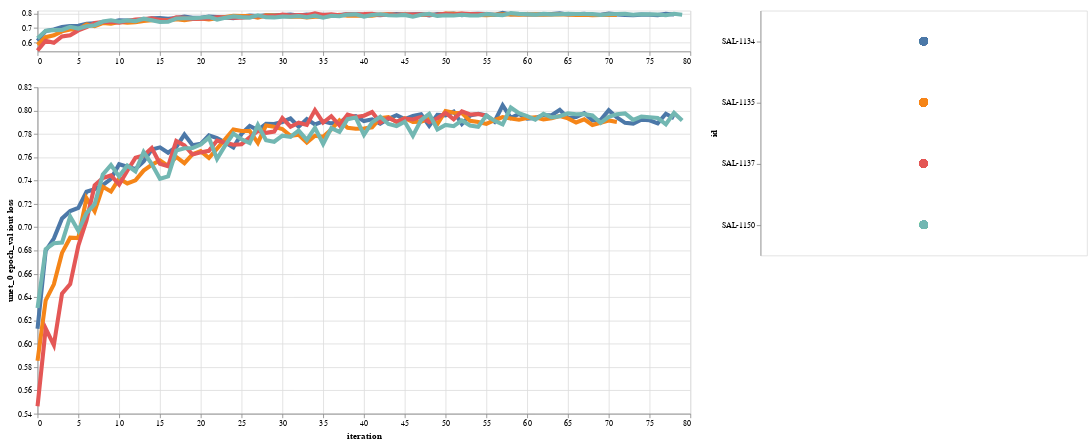

Write notebook code for a chart like this one.
### Markdown cell above
## Plot an interactive Altair chart.
Use `channel_curve_compare` from `neptunecontrib.viz`.

### Code cell
from neptunecontrib.viz.experiments import channel_curve_compare

channel_curve_compare(exp_df)

### Figure 1 — Vega-Lite specification as saved in the notebook (floating-point values rounded to 4 significant figures; data arrays with more than 128 entries replaced by an {"elided": "..."} marker saying what was removed)
{"$schema": "https://vega.github.io/schema/vega-lite/v2.6.0.json", "config": {"view": {"height": 300, "width": 400}}, "data": {"name": "data-ff5fda5162f47908f392795bdc0dfb88"}, "datasets": {"data-ff5fda5162f47908f392795bdc0dfb88": {"elided": "287 records"}}, "hconcat": [{"vconcat": [{"encoding": {"color": {"field": "id", "legend": null, "type": "nominal"}, "opacity": {"condition": {"selection": "selector003", "value": 1}, "value": 0}, "x": {"field": "x", "title": null, "type": "quantitative"}, "y": {"field": "y", "scale": {"zero": false}, "title": null, "type": "quantitative"}}, "height": 50, "mark": {"size": 5, "type": "line"}, "selection": {"selector002": {"encodings": ["x"], "mark": {"fill": "#333", "fillOpacity": 0.125, "stroke": "white"}, "on": "[mousedown, window:mouseup] > window:mousemove!", "resolve": "global", "translate": "[mousedown, window:mouseup] > window:mousemove!", "type": "interval", "zoom": "wheel!"}}, "width": 800}, {"height": 400, "layer": [{"encoding": {"color": {"field": "id", "legend": null, "type": "nominal"}, "opacity": {"condition": {"selection": "selector003", "value": 1}, "value": 0}, "x": {"field": "x", "title": "iteration", "type": "quantitative"}, "y": {"field": "y", "scale": {"zero": false}, "title": "unet_0 epoch_val iout loss", "type": "quantitative"}}, "mark": {"size": 5, "type": "line"}}, {"encoding": {"opacity": {"value": 0}, "x": {"field": "x", "type": "quantitative"}}, "mark": "point", "selection": {"selector001": {"empty": "none", "fields": ["x"], "nearest": true, "on": "mouseover", "resolve": "global", "type": "single"}}}, {"encoding": {"color": {"condition": {"field": "id", "legend": null, "selection": "selector003", "type": "nominal"}, "value": "white"}, "opacity": {"condition": {"selection": "selector001", "value": 1}, "value": 0}, "x": {"field": "x", "title": "iteration", "type": "quantitative"}, "y": {"field": "y", "scale": {"zero": false}, "title": "unet_0 epoch_val iout loss", "type": "quantitative"}}, "mark": "point"}, {"encoding": {"x": {"field": "x", "type": "quantitative"}}, "mark": {"color": "gray", "type": "rule"}, "transform": [{"filter": {"selection": "selector001"}}]}, {"encoding": {"color": {"field": "id", "legend": null, "type": "nominal"}, "opacity": {"condition": {"selection": "selector003", "value": 1}, "value": 0}, "text": {"condition": {"field": "y", "selection": "selector001", "type": "quantitative"}, "value": " "}, "x": {"field": "x", "title": "iteration", "type": "quantitative"}, "y": {"field": "y", "scale": {"zero": false}, "title": "unet_0 epoch_val iout loss", "type": "quantitative"}}, "mark": {"align": "left", "dx": 5, "dy": -5, "type": "text"}}], "transform": [{"filter": {"selection": "selector002"}}], "width": 800}]}, {"encoding": {"color": {"condition": {"field": "id", "legend": null, "selection": "selector003", "type": "nominal"}, "value": "lightgray"}, "y": {"field": "id", "type": "nominal"}}, "mark": {"filled": true, "size": 100, "type": "point"}, "selection": {"selector003": {"empty": "all", "fields": ["id"], "on": "click", "resolve": "global", "toggle": "event.shiftKey", "type": "multi"}}}]}
